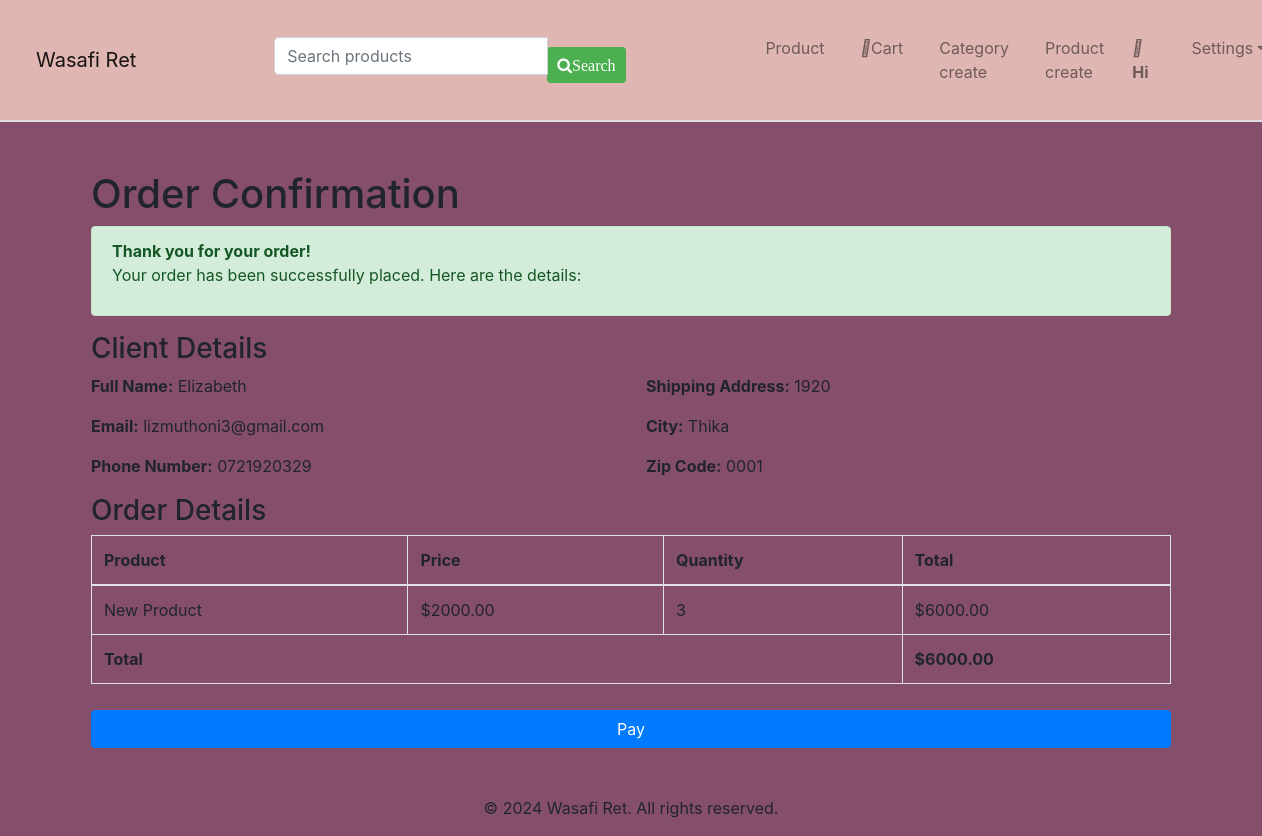
The page /orders/order_confirmation/4/ (signed in) on the database as committed earlier.
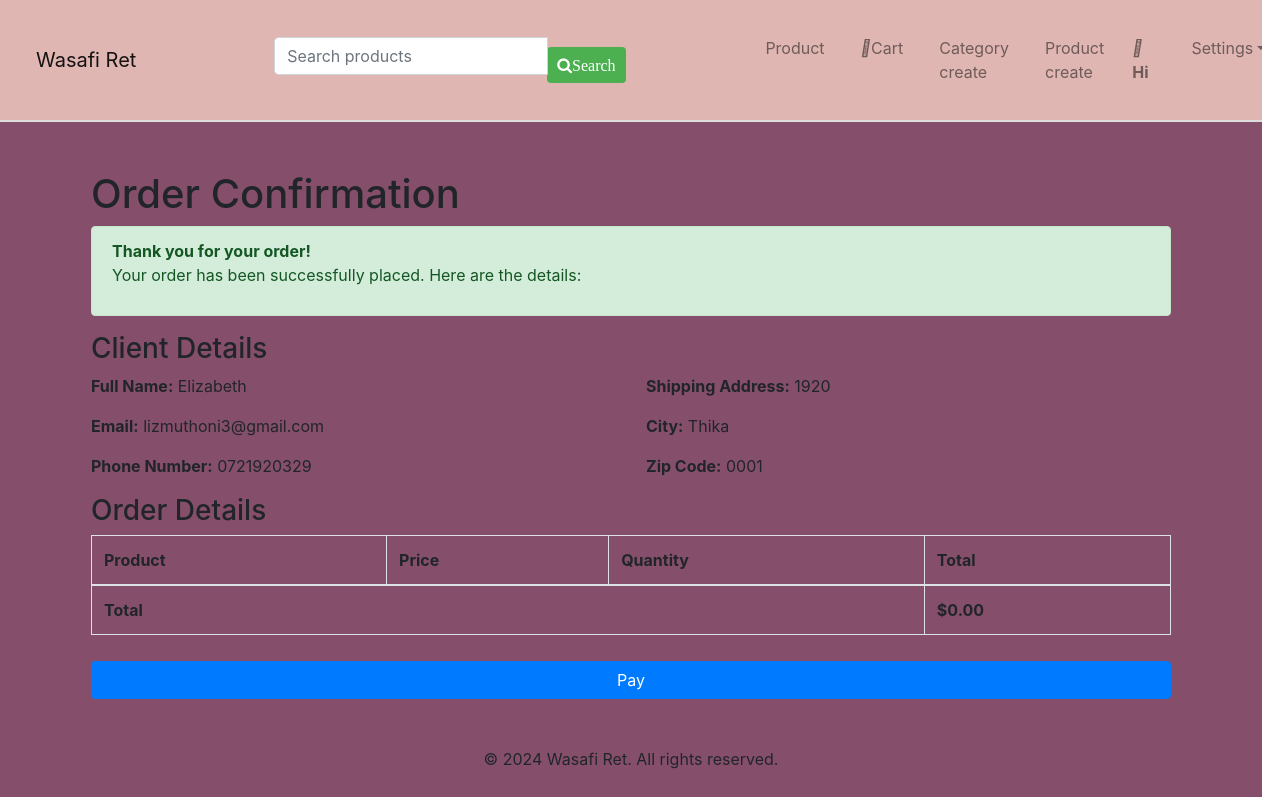
The same page on the database as committed later.
### order/models.py (models this page shows, shortened)
class OrderItem(models.Model):
    order = models.ForeignKey(Order, related_name='items', on_delete=models.CASCADE)
    product = models.ForeignKey(Product, on_delete=models.CASCADE)
    quantity = models.PositiveIntegerField()
    def get_total(self):
        return self.product.price * self.quantity

class Order(models.Model):
    STATUS_CHOICES = [
        ('Pending', 'Pending'),
        ('Completed', 'Completed'),
        ('Canceled', 'Canceled'),
    ]
    user = models.ForeignKey(User, on_delete=models.CASCADE)
    created_at = models.DateTimeField(auto_now_add=True)
    updated_at = models.DateTimeField(auto_now=True)
    status = models.CharField(max_length=20, choices=STATUS_CHOICES, default='Pending')
    shipping_name = models.CharField(max_length=255)
    shipping_email = models.EmailField()
    phone_number = models.CharField(max_length=20)
    shipping_address = models.TextField()
    shipping_city = models.CharField(max_length=100)
    shipping_zip_code = models.CharField(max_length=20)
    def get_order_total(self):
        return sum(item.get_total() for item in self.items.all())

### WasafiRet/models.py (models this page shows, shortened)
class Product(models.Model):
    name=models.CharField(max_length=255)
    description=models.TextField()
    price=models.DecimalField(max_digits=10,decimal_places=2)
    stock=models.IntegerField()
    category=models.ForeignKey(Category,on_delete=models.CASCADE)
    is_active=models.BooleanField(default=True)
    image=models.ImageField(upload_to=',media/images',blank=True,null=True)

### order/views.py (the view)
# urls.py: path('order_confirmation/<int:order_id>/', views.order_confirmation, name='order_confirmation'),
@login_required
def order_confirmation(request, order_id):
    order = Order.objects.get(id=order_id)
    order_total = order.get_order_total()
    return render(request, 'order/order_confirmation.html', {
        'order': order,
        'order_total': order_total,
    })

### order/templates/order/order_confirmation.html (shortened to what this page needs)
{% extends 'WasafiRet/base.html' %} {% load static %}  {% block content %}
<div class="container mt-5">
  <h1>Order Confirmation</h1>
  <div class="alert alert-success">
    <strong>Thank you for your order!</strong>
    <p>Your order has been successfully placed. Here are the details:</p>
  </div>
  <h3>Client Details</h3>
  <div class="row">
    <div class="col-md-6">
      <p><strong>Full Name:</strong> {{ order.shipping_name }}</p>
      <p><strong>Email:</strong> {{ order.shipping_email }}</p>
      <p><strong>Phone Number:</strong> {{ order.phone_number }}</p>
    </div>
    <div class="col-md-6">
      <p><strong>Shipping Address:</strong> {{ order.shipping_address }}</p>
      <p><strong>City:</strong> {{ order.shipping_city }}</p>
      <p><strong>Zip Code:</strong> {{ order.shipping_zip_code }}</p>
    </div>
  </div>
  <h3>Order Details</h3>
  <table class="table table-bordered">
    <thead>
      <tr>
        <th>Product</th>
        <th>Price</th>
        <th>Quantity</th>
        <th>Total</th>
      </tr>
    </thead>
    <tbody>
      {% for item in order.items.all %}
      <tr>
        <td>{{ item.product.name }}</td>
        <td>${{ item.product.price|floatformat:2 }}</td>
        <td>{{ item.quantity }}</td>
        <td>${{ item.get_total|floatformat:2 }}</td>
      </tr>
      {% endfor %}
      <tr>
        <td colspan="3" class="font-weight-bold">Total</td>
        <td class="font-weight-bold">
          ${{ order.get_order_total|floatformat:2 }}
        </td>
      </tr>
    </tbody>
  </table>
  <form action="{% url 'payment:initiate_stk_push' %}" method="post">
    <button type="submit" class="btn btn-primary">Pay</button>
  </form>
</div>
{% endblock %}

Rows that differ between the two databases and show on the page:
removed OrderItem: product.name "New Product", product.price "2000.00", quantity "3", get_total "6000.00"
computed for Order "Elizabeth": get_order_total "6000.00" → "0.00"
